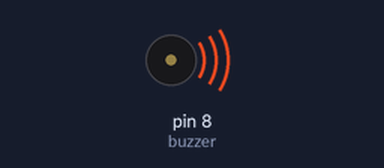
A sketch run on a simulated Arduino Uno, built with avr-gcc and run on an emulated ATmega328P. Shown: buzzer (waves = sounding).

Above: at 0.1 s.
At 6.7 s:
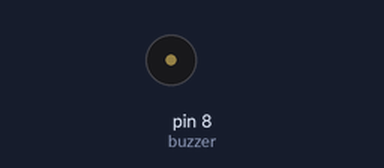
Timing chart, 0 to 8.2 s (numbered marks = the images above):
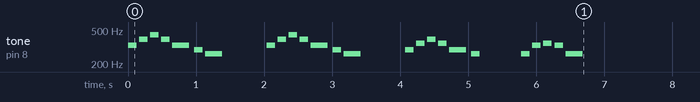

The sketch:

Godfather.ino
```cpp
/*
====================================================

Nino Rota - The Godfather Theme (sadeleştirilmiş)

Gerekli Malzemeler:
| Malzeme          | Adet | Açıklama            |
|------------------|------|---------------------|
| Arduino Uno/Nano | 1    | Mikrodenetleyici    |
| Piezo Buzzer     | 1    | Pasif önerilir      |
| Jumper Kablo     | 2    | Bağlantı için       |
| Breadboard       | 1    | Devre kurmak için   |

🔌 Bağlantılar:
| Buzzer Ucu      | Arduino Pini |
|-----------------|---------------|
| + (Uzun bacak)  | 8             |
| - (Kısa bacak)  | GND           |

====================================================
*/

#define NOTE_C4  262
#define NOTE_CS4 277
#define NOTE_D4  294
#define NOTE_DS4 311
#define NOTE_E4  330
#define NOTE_F4  349
#define NOTE_FS4 370
#define NOTE_G4  392
#define NOTE_GS4 415
#define NOTE_A4  440
#define NOTE_AS4 466
#define NOTE_B4  494
#define NOTE_C5  523
#define NOTE_CS5 554
#define NOTE_D5  587
#define NOTE_DS5 622
#define NOTE_E5  659
#define NOTE_F5  698
#define NOTE_FS5 740
#define NOTE_G5  784
#define NOTE_GS5 831
#define REST 0

int buzzer = 8;

// 🎶 The Godfather - ana tema (sadeleştirilmiş)
int melody[] = {
  NOTE_E4, NOTE_G4, NOTE_A4, NOTE_G4, NOTE_E4, NOTE_D4, NOTE_C4, REST,
  NOTE_E4, NOTE_G4, NOTE_A4, NOTE_G4, NOTE_E4, NOTE_D4, NOTE_C4, REST,
  NOTE_D4, NOTE_F4, NOTE_G4, NOTE_F4, NOTE_D4, NOTE_C4, REST,
  NOTE_C4, NOTE_E4, NOTE_F4, NOTE_E4, NOTE_C4, REST
};

// nota süreleri (4 = çeyrek, 8 = sekizlik)
int noteDurations[] = {
  8,8,8,8,4,8,4,4,
  8,8,8,8,4,8,4,4,
  8,8,8,8,4,8,4,
  8,8,8,8,4,4
};

void setup() {
  for (int thisNote = 0; thisNote < 28; thisNote++) {
    int duration = 1000 / noteDurations[thisNote];
    int note = melody[thisNote];
    if (note == REST) {
      delay(duration);
    } else {
      tone(buzzer, note, duration);
    }
    delay(duration * 1.3);
    noTone(buzzer);
  }
}

void loop() {
  // Müzik bir kez çalacak.
}
```
